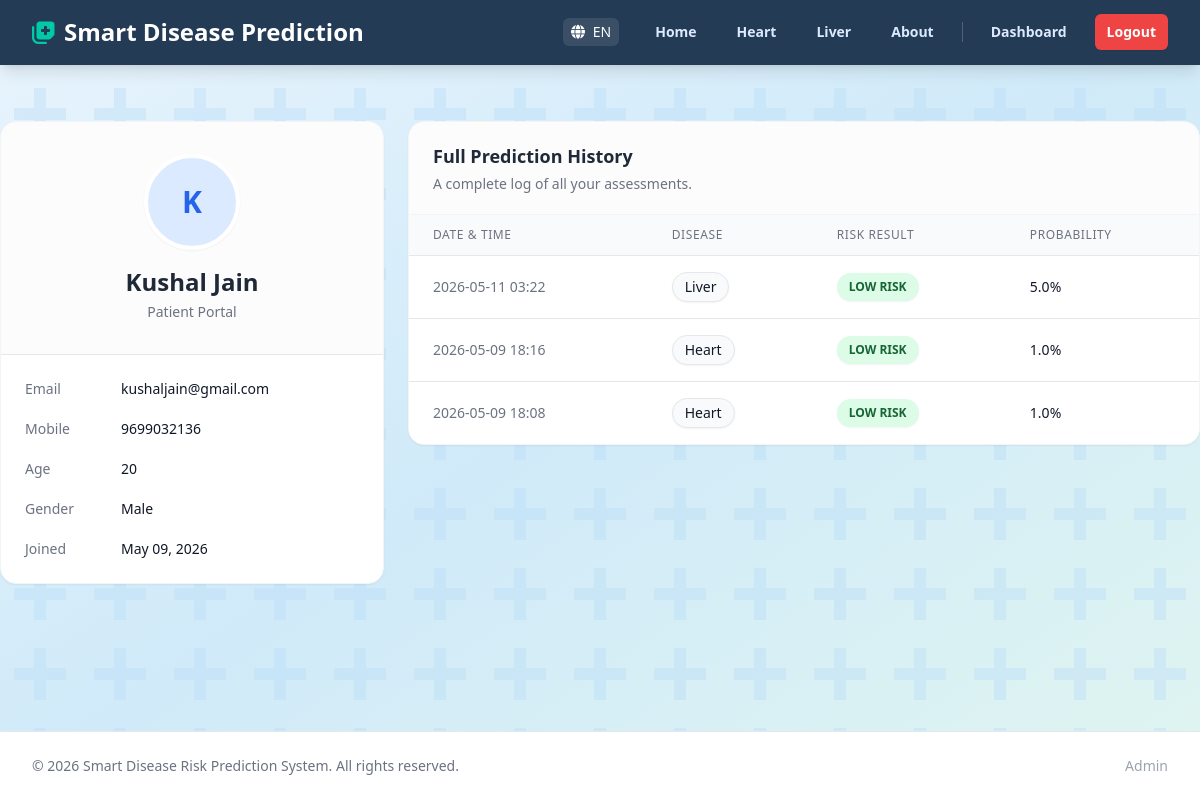
Page /profile (signed in) on the committed database.
### models.py (models this page shows)
class Patient(db.Model):
    __tablename__ = 'patients'
    id = db.Column(db.Integer, primary_key=True)
    name = db.Column(db.String(100), nullable=False)
    email = db.Column(db.String(120), unique=True, nullable=False)
    mobile = db.Column(db.String(20), nullable=False)
    age = db.Column(db.Integer, nullable=False)
    gender = db.Column(db.String(10), nullable=False)
    password = db.Column(db.String(255), nullable=False) # hashed
    created_at = db.Column(db.DateTime, default=datetime.utcnow)
    predictions = db.relationship('Prediction', backref='patient', lazy=True)

class Prediction(db.Model):
    __tablename__ = 'predictions'
    id = db.Column(db.Integer, primary_key=True)
    patient_id = db.Column(db.Integer, db.ForeignKey('patients.id'), nullable=False)
    disease_type = db.Column(db.String(50), nullable=False) # Heart / Kidney / Liver
    risk_result = db.Column(db.String(50), nullable=False) # High / Low
    probability = db.Column(db.Float, nullable=True) # e.g. 75.50
    city = db.Column(db.String(50), nullable=True) # Location
    created_at = db.Column(db.DateTime, default=datetime.utcnow)

### app.py (the view)
@app.route("/profile")
def profile():
    if 'patient_id' not in session:
        flash("Please log in to access this page.", "danger")
        return redirect(url_for('login'))
    patient_id = session['patient_id']
    patient = Patient.query.get(patient_id)
    predictions = Prediction.query.filter_by(patient_id=patient_id).order_by(Prediction.created_at.desc()).all()
    return render_template("profile.html", patient=patient, predictions=predictions)

### templates/profile.html (shortened to what this page needs)
{% extends 'base.html' %}
{% block content %}
<div class="space-y-6">
    <div class="grid grid-cols-1 lg:grid-cols-3 gap-6">
        <div class="lg:col-span-1">
            <div class="bg-white rounded-2xl shadow-sm border border-gray-100 overflow-hidden sticky top-24">
                <div class="px-6 py-8 border-b border-gray-200 bg-gray-50/50 flex flex-col items-center">
                    <div class="w-24 h-24 rounded-full bg-medical-100 flex items-center justify-center text-medical-600 text-3xl font-bold shadow-sm border-4 border-white mb-4">
                        {{ patient.name[0] | upper }}
                    </div>
                    <h2 class="text-2xl font-bold text-gray-800">{{ patient.name }}</h2>
                    <p class="text-sm text-gray-500 mt-1">Patient Portal</p>
                </div>
                <div class="px-6 py-6">
                    <dl class="space-y-5">
                        <div class="flex items-center">
                            <dt class="text-sm font-medium text-gray-500 w-24">Email</dt>
                            <dd class="text-sm text-gray-900 font-medium">{{ patient.email }}</dd>
                        </div>
                        <div class="flex items-center">
                            <dt class="text-sm font-medium text-gray-500 w-24">Mobile</dt>
                            <dd class="text-sm text-gray-900">{{ patient.mobile }}</dd>
                        </div>
                        <div class="flex items-center">
                            <dt class="text-sm font-medium text-gray-500 w-24">Age</dt>
                            <dd class="text-sm text-gray-900">{{ patient.age }}</dd>
                        </div>
                        <div class="flex items-center">
                            <dt class="text-sm font-medium text-gray-500 w-24">Gender</dt>
                            <dd class="text-sm text-gray-900">{{ patient.gender }}</dd>
                        </div>
                        <div class="flex items-center">
                            <dt class="text-sm font-medium text-gray-500 w-24">Joined</dt>
                            <dd class="text-sm text-gray-900">{{ patient.created_at.strftime('%b %d, %Y') }}</dd>
                        </div>
                    </dl>
                </div>
            </div>
        </div>
        <div class="lg:col-span-2">
            <div class="bg-white rounded-2xl shadow-sm border border-gray-100 overflow-hidden">
                <div class="px-6 py-5 border-b border-gray-100 bg-gray-50/50">
                    <h3 class="text-lg font-bold text-gray-800">Full Prediction History</h3>
                    <p class="mt-1 text-sm text-gray-500">A complete log of all your assessments.</p>
                </div>
                {% if predictions %}
                    <div class="overflow-x-auto">
                        <table class="min-w-full divide-y divide-gray-200">
                            <thead class="bg-gray-50">
                                <tr>
                                    <th scope="col" class="px-6 py-3 text-left text-xs font-medium text-gray-500 uppercase tracking-wider">Date & Time</th>
                                    <th scope="col" class="px-6 py-3 text-left text-xs font-medium text-gray-500 uppercase tracking-wider">Disease</th>
                                    <th scope="col" class="px-6 py-3 text-left text-xs font-medium text-gray-500 uppercase tracking-wider">Risk Result</th>
                                    <th scope="col" class="px-6 py-3 text-left text-xs font-medium text-gray-500 uppercase tracking-wider">Probability</th>
                                </tr>
                            </thead>
                            <tbody class="bg-white divide-y divide-gray-200">
                                {% for record in predictions %}
                                <tr class="hover:bg-gray-50 transition-colors">
                                    <td class="px-6 py-4 whitespace-nowrap text-sm text-gray-500">
                                        {{ record.created_at.strftime('%Y-%m-%d %H:%M') }}
                                    </td>
                                    <td class="px-6 py-4 whitespace-nowrap">
                                        <div class="text-sm font-medium text-gray-900 border border-gray-200 px-3 py-1 rounded-full bg-gray-50 shadow-sm inline-block">{{ record.disease_type }}</div>
                                    </td>
                                    <td class="px-6 py-4 whitespace-nowrap">
                                        {% if 'High' in record.risk_result %}
                                            <span class="px-3 py-1 inline-flex text-xs leading-5 font-semibold rounded-full bg-red-100 text-red-800 shadow-sm">
                                                {{ record.risk_result }}
                                            </span>
                                        {% else %}
                                            <span class="px-3 py-1 inline-flex text-xs leading-5 font-semibold rounded-full bg-green-100 text-green-800 shadow-sm">
                                                {{ record.risk_result }}
                                            </span>
                                        {% endif %}
                                    </td>
                                    <td class="px-6 py-4 whitespace-nowrap text-sm font-medium text-gray-900">
                                        {% if record.probability %}
                                            {{ record.probability }}%
                                        {% else %}
                                            N/A
                                        {% endif %}
                                    </td>
                                </tr>
                                {% endfor %}
                            </tbody>
                        </table>
                    </div>
                {% endif %}
            </div>
        </div>
    </div>
</div>
{% endblock %}

### templates/base.html (style rules this page uses)
.bg-med-pattern { position: relative; z-index: 0; }
.bg-med-pattern::before { content: ''; position: absolute; inset: 0; background-size: 80px 80px; z-index: -1; pointer-events: none; }

### rows in the picture
Patient: name "K", name "Kushal Jain", email "kushaljain@gmail.com", mobile "9699032136", age "20", gender "Male", created_at "May 09, 2026"
Prediction: created_at "2026-05-11 03:22", disease_type "Liver", risk_result "LOW RISK", probability "5.0"
Prediction: created_at "2026-05-09 18:16", disease_type "Heart", risk_result "LOW RISK", probability "1.0"
Prediction: created_at "2026-05-09 18:08", disease_type "Heart", risk_result "LOW RISK", probability "1.0"
